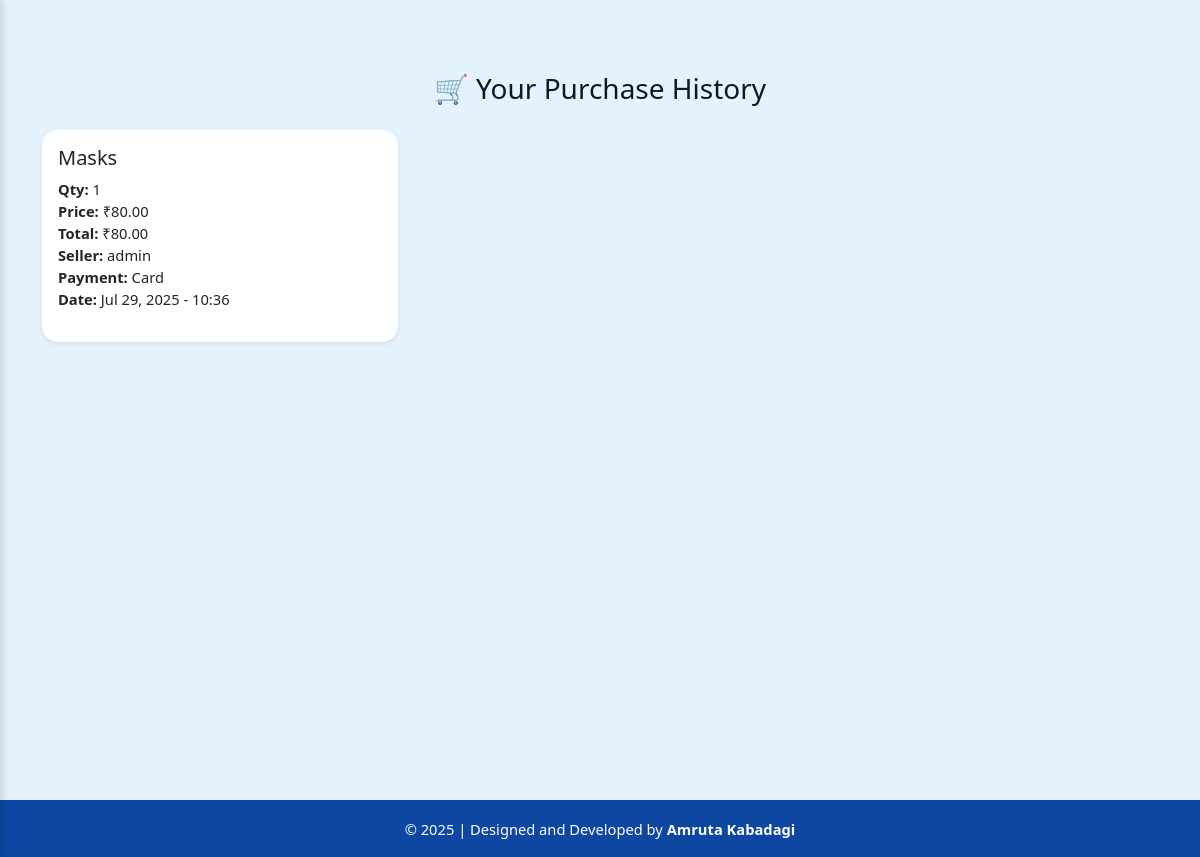
/purchases/ (signed in), run on an earlier commit of the app's database.
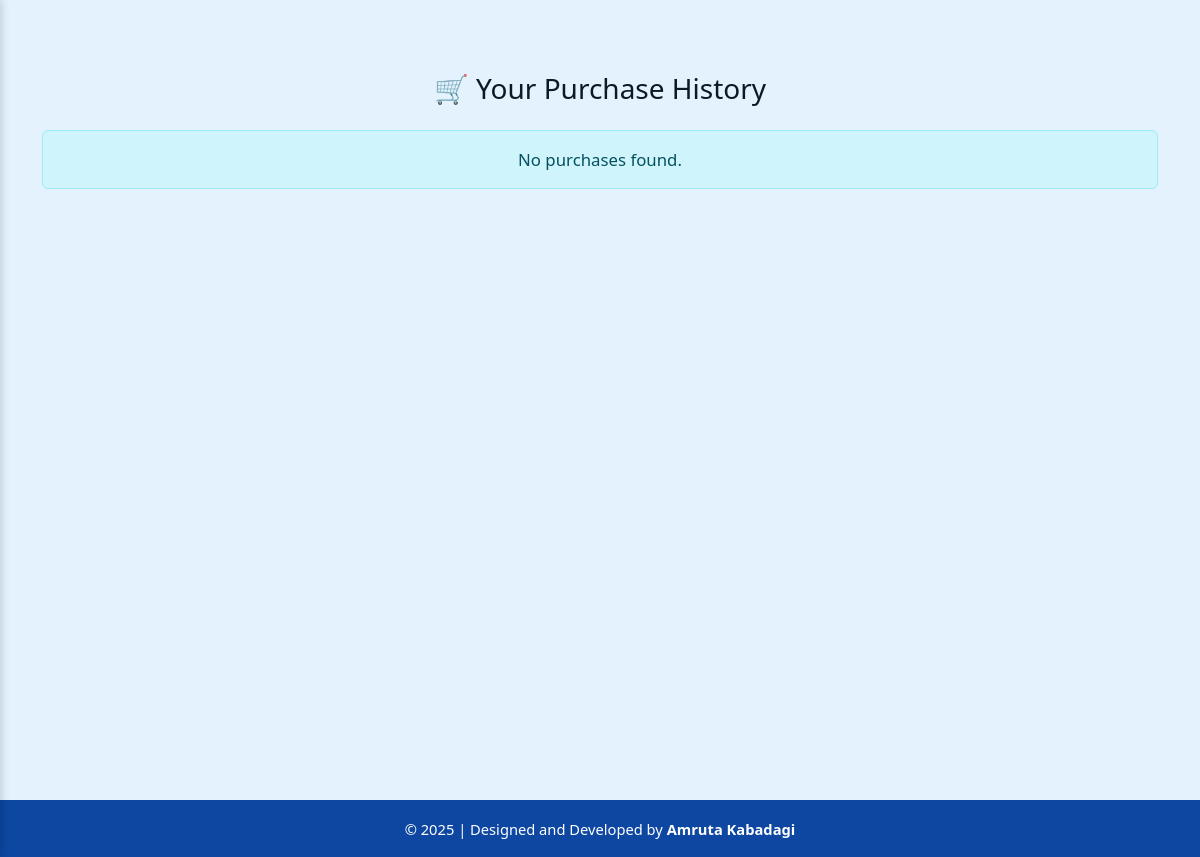
And on a later commit of the database.
### myapp/models.py (models this page shows, shortened)
class BoughtProduct(models.Model):
    buyer = models.ForeignKey(User, on_delete=models.CASCADE, related_name='bought_products')
    seller = models.ForeignKey(User, on_delete=models.CASCADE, related_name='sold_products', null=True, blank=True)
    product = models.ForeignKey(Product, on_delete=models.CASCADE)
    quantity = models.PositiveIntegerField(default=1)
    price_per_item = models.DecimalField(max_digits=10, decimal_places=2, null=True, blank=True)
    total_price = models.DecimalField(max_digits=12, decimal_places=2, null=True, blank=True)
    is_returned = models.BooleanField(default=False)
    return_request = models.ForeignKey('ReturnProduct', on_delete=models.SET_NULL, null=True, blank=True)
    payment_method = models.CharField(max_length=10, choices=[
        ('UPI', 'UPI'),
        ('Card', 'Card'),
    ], default='Card')
    shipping_address = models.TextField(null=True, blank=True)
    purchased_at = models.DateTimeField(auto_now_add=True)

class Product(models.Model):
    user = models.ForeignKey(User, on_delete=models.CASCADE)  # Seller
    title = models.CharField(max_length=200)
    image = models.ImageField(upload_to='products/')
    description = models.TextField()
    cost = models.DecimalField(max_digits=10, decimal_places=2)
    created_at = models.DateTimeField(auto_now_add=True)
    category = models.ForeignKey(Category, on_delete=models.SET_NULL, null=True)
    is_sold = models.BooleanField(default=False)

### myapp/views.py (the view)
# urls.py: path('purchases/', purchase_history, name='purchase_history'),
@login_required
def purchase_history(request):
    purchases = BoughtProduct.objects.filter(buyer=request.user).order_by('-purchased_at')
    return render(request, 'purchase/purchase_history.html', {'purchases': purchases})

### templates/purchase/purchase_history.html (shortened to what this page needs)
{% extends 'base.html' %}
{% block content %}
<div class="container my-5">
    <h3 class="text-center mb-4">🛒 Your Purchase History</h3>
    {% if purchases %}
        <div class="row g-4">
            {% for item in purchases %}
            <div class="col-md-6 col-lg-4">
                <div class="card shadow-sm border-0 h-100 rounded-4">
                    <div class="card-body">
                        <h5 class="card-title">{{ item.product.title }}</h5>
                        <ul class="list-unstyled small">
                            <li><strong>Qty:</strong> {{ item.quantity }}</li>
                            <li><strong>Price:</strong> ₹{{ item.price_per_item }}</li>
                            <li><strong>Total:</strong> ₹{{ item.total_price }}</li>
                            <li><strong>Seller:</strong>
                                {% if item.seller %}
                                    {{ item.seller.username }}
                                {% else %}
                                    N/A
                                {% endif %}
                            </li>
                            <li><strong>Payment:</strong> {{ item.payment_method }}</li>
                            <li><strong>Date:</strong> {{ item.purchased_at|date:"M d, Y - H:i" }}</li>
                        </ul>
                    </div>
                </div>
            </div>
            {% endfor %}
        </div>
    {% else %}
        <div class="alert alert-info text-center">No purchases found.</div>
    {% endif %}
</div>
{% endblock %}

What changed in the data, as far as the page shows it:
removed BoughtProduct: product "Masks", quantity "1", price_per_item "80.00", total_price "80.00", seller.username "admin", payment_method "Card", purchased_at "Jul 29, 2025 - 10:36"
Also different on the page:
text now shown: "No purchases found."
